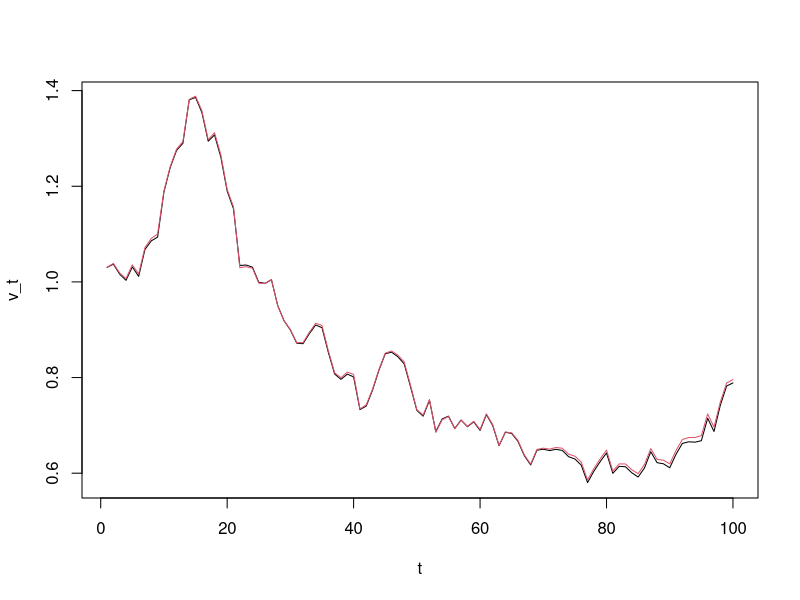
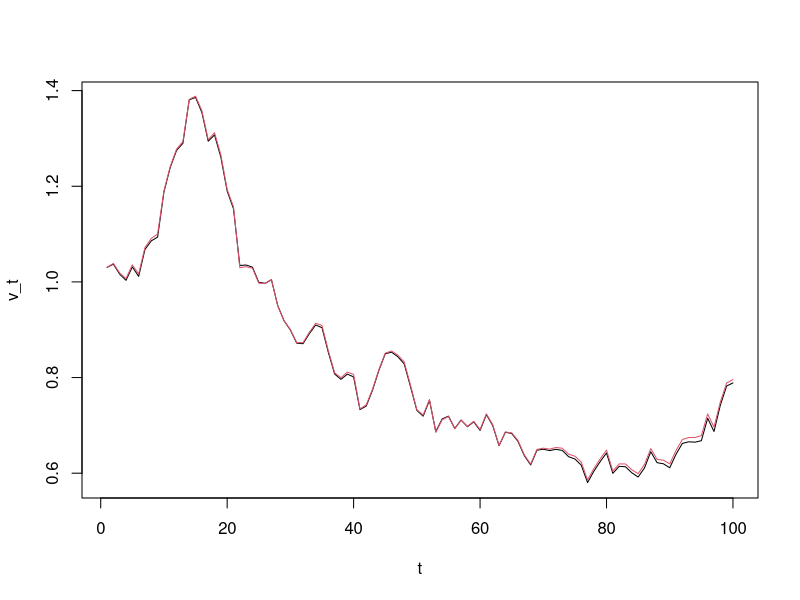

Reproduce these figures in R, in order.
sim.logS <- function(S_0, mu, sigma, T_, N) {
  dt <- T_/N
  muT <- (mu - 0.5*sigma^2)
  
  logS_t <- vector("double", N)
  logS_t[1] <- as.numeric(log(S_0))
  
  BM <- rnorm(N,mean = 0, sd = sqrt(dt))
  
  for (i in 2:N) {
    logS_t[i] <- muT*dt + sigma*BM[i-1] + logS_t[i - 1]
  }
  return(logS_t)
}

parameters <- read.table("input.txt", sep=",")


#TEST, SET PARAMETERS
S_0 <- as.numeric(parameters[1])
B_0 <- as.numeric(parameters[2])
mu <- as.numeric(parameters[3])
sigma <- as.numeric(parameters[4])
r <- as.numeric(parameters[5])
T_ <- as.numeric(parameters[6])
p <- as.numeric(parameters[7])
N <- as.numeric(parameters[8])
M <- as.numeric(parameters[9])

dt <- T_/N
t <- 1:N

f_1 <- function(t) (log(B_0) + r*dt*(t))

#S_t
logS_t <- sim.logS(S_0,mu, sigma, T_, N)
S <- exp(logS_t)
#####################################################################################

#v(S_t,t)
v_t <- vector("double", N)
v_t[1] <- exp(-r*(T_))*((S[1])^p)*exp(p*(r - 0.5*sigma^2)*(T_) + 0.5*(p^2)*sigma^2*(T_))

for (i in 2:N) {
  v_t[i] <- exp(-r*(T_ - i*dt))*((S[i])^p)*exp(p*(r - 0.5*sigma^2)*(T_ - i*dt) + 0.5*(p^2)*sigma^2*(T_ - i*dt))
}



# Delta_t
Delta_t <- vector("double", N)
Delta_t[1] <- p*exp(-r*(T_))*((S[1])^(p - 1))*exp(p*(r - 0.5*sigma^2)*(T_) + 0.5*(p^2)*(sigma^2)*(T_))
for (i in 2:N) {
  Delta_t[i] <- p*exp(-r*(T_ - i*dt))*((S[i])^(p - 1))*exp(p*(r - 0.5*sigma^2)*(T_ - i*dt) + 0.5*(p^2)*(sigma^2)*(T_ - i*dt))
}
###########################################################################################

# X_t
X_t <- vector("double", N)
X_t[1] <- v_t[1]
for (i in 2:N) {
  X_t[i] <- as.numeric(Delta_t[i - 1])*(S[i] - S[i - 1]) + (X_t[i - 1] - Delta_t[i - 1]*S[i - 1])*(exp(f_1(i)) - exp(f_1(i - 1)))/exp(f_1(i - 1)) + X_t[i - 1]
}

plot(t, v_t, type="l", ylim = c(min(v_t), max(v_t)))
lines(t, X_t, type="l", ylim = c(min(v_t), max(v_t)), col = 2)

png("partd.png")

plot(t, v_t, type="l", ylim = c(min(v_t), max(v_t)))
lines(t, X_t, type="l", ylim = c(min(v_t), max(v_t)), col = 2)
dev.off()

